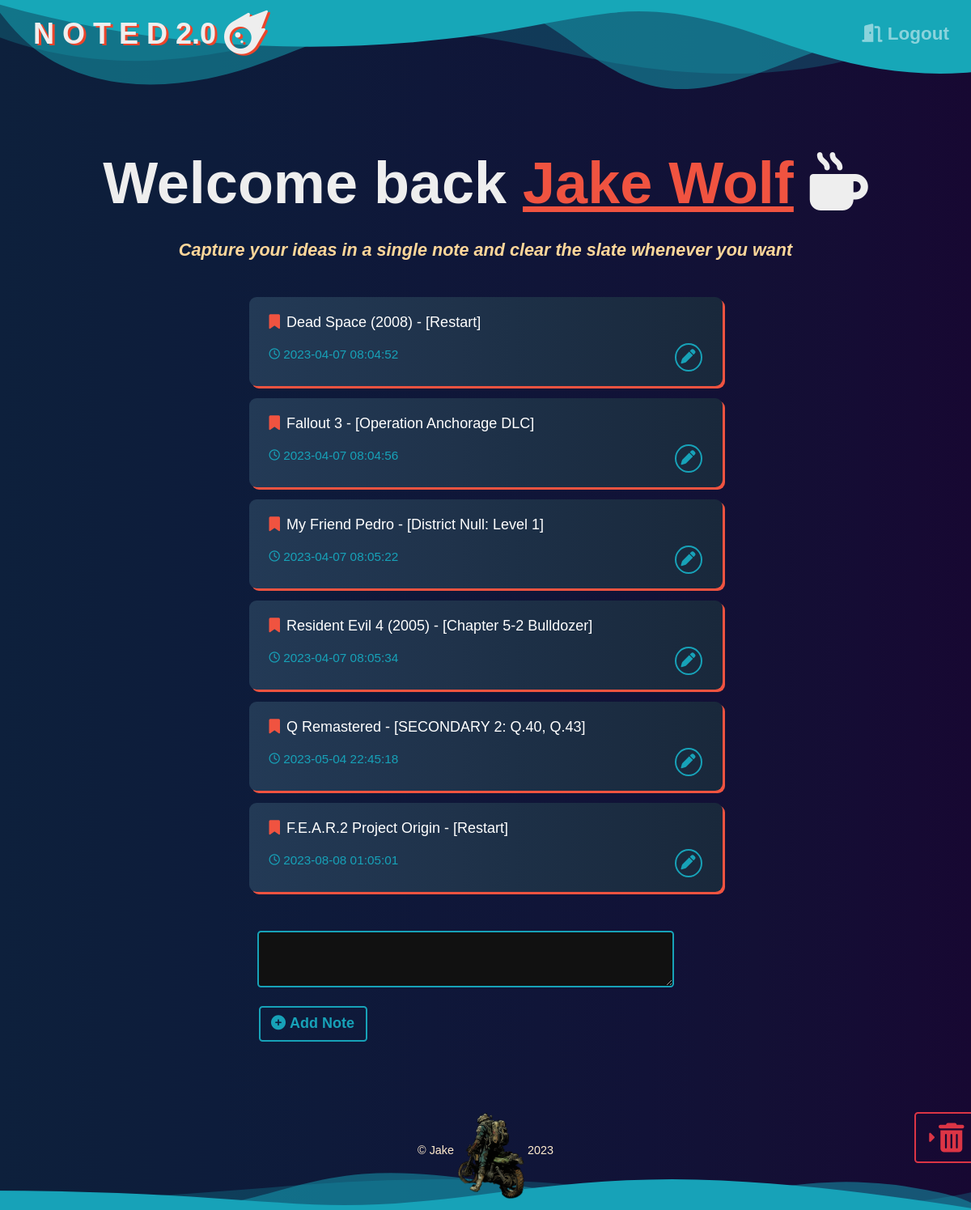
/ (signed in), run on an earlier commit of the app's database.
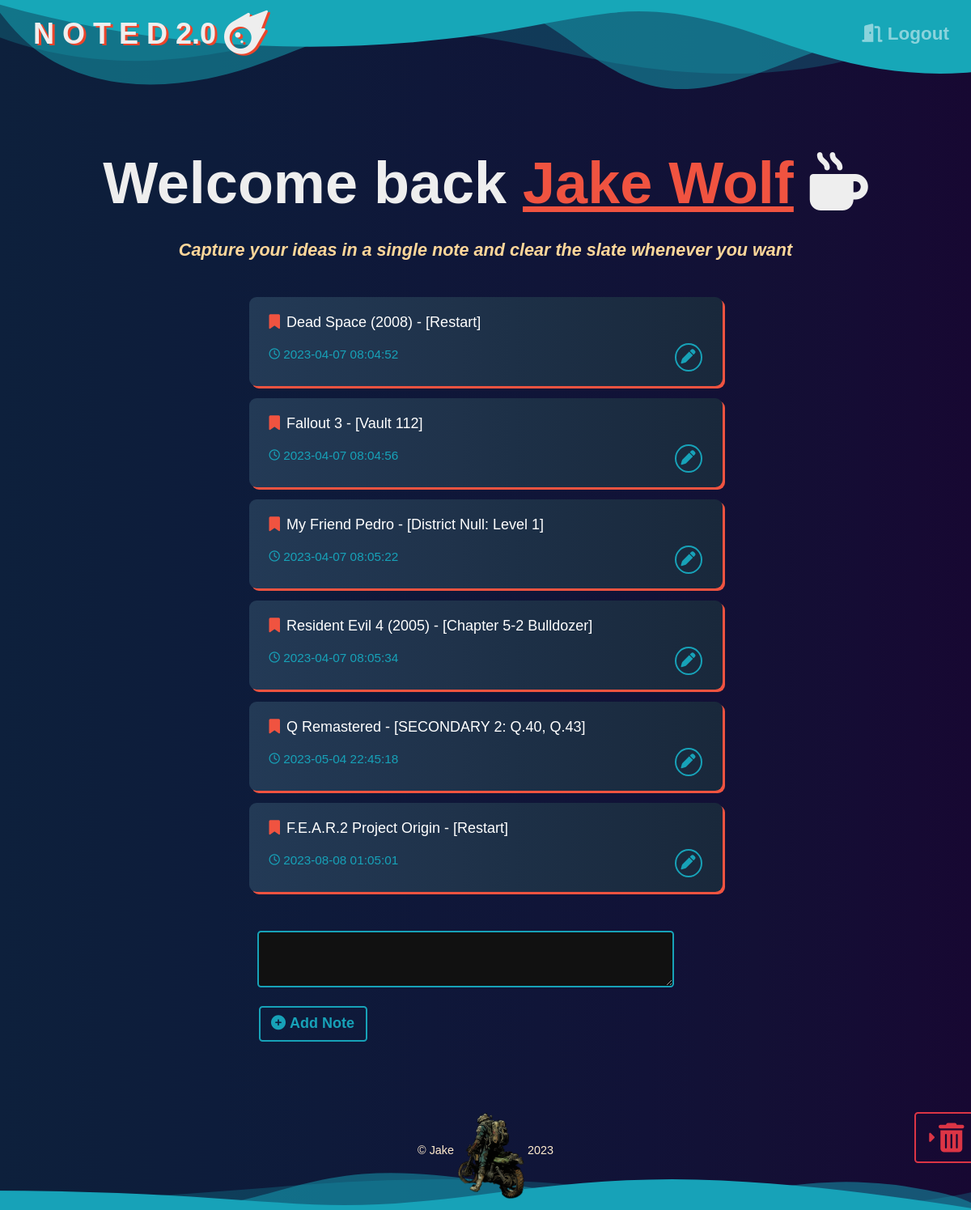
And on a later commit of the database.
### Website/models.py (models this page shows)
class User(db.Model, UserMixin):
    id = db.Column(db.Integer, primary_key=True)
    email = db.Column(db.String(150), unique=True)
    password = db.Column(db.String(150))
    user_name = db.Column(db.String(150))
    notes = db.relationship('Note')

class Note(db.Model):
    id = db.Column(db.Integer, primary_key=True)
    user_id = db.Column(db.Integer, db.ForeignKey('user.id'))
    note_data = db.Column(db.String(10000))
    date = db.Column(db.DateTime(timezone=True), default=Current_Time)
    def formatted_time(self):
        return self.date.strftime('%Y-%m-%d %H:%M:%S')

### Website/views.py (the view, shortened to what this page needs)
@views.route('/', methods=['GET', 'POST'])
@login_required
def home():
    return render_template("home.html", user=current_user)

### Website/__init__.py (called while the page is built)
def create_app():
    app = Flask(__name__)
    app.config['SECRET_KEY'] = 'FUN AI'
    app.config['SQLALCHEMY_DATABASE_URI'] = f'sqlite:///{DB_NAME}'
    db.init_app(app)
    from .views import views
    from .auth import auth
    app.register_blueprint(views, url_prefix='/')
    app.register_blueprint(auth, url_prefix='/')
    from .models import User, Note
    create_database(app)
    login_manager = LoginManager()
    login_manager.login_view = 'auth.login'
    login_manager.login_message = u"Log In Required"
    login_manager.init_app(app)
    @login_manager.user_loader
    def load_user(id):
        return User.query.get(int(id))
    return app

### Website/Templates/home.html (shortened to what this page needs)
{% extends "base.html" %}
{% block content%}
    <h1 class="page_name_note">Welcome back <span class="user_name">{{ user.user_name }}</span>&nbsp;<i class="fa-solid fa-mug-hot"></i></h1>
    <br>
    <h1 class="page_info">Capture your ideas in a single note and clear the slate whenever you want</h1>
    <div class="notes">
        <ul class="list-group notegroup" id="notes">
            {% for note in user.notes %}
            <li class="list-group-item border-0 notelist">
                {{ note.note_data }}
                <br/>
                <div class="time_edit">
                    <form method="POST" action="/edit">
                        <text class="date" name="note_date">&nbsp;{{ note.formatted_time() }}</text>
                        <button class="btn edit_button"><i class="fa-solid fa-pen"></i></button>
                    </form>
                </div>
            </li>
            {% endfor %}
        </ul>
        <div class="add_note">
            <form method="POST" class="sumbit">
                <div class="add_note_textarea">
                    <textarea name="note" class="input"></textarea>
                </div>
                <div class="submit_note">
                    <button type="submit" class="btn btn-outline-info add_note"><i class="fa-solid fa-circle-plus"></i>&nbsp;Add Note</button>
                </div>
            </form>
        </div>
    </div>
    <div class="bin">
        {% if user.notes %}
        <a name= "bin" class="btn btn-outline-danger toggleDelete" href="/note_bin"><i class="fa-solid fa-caret-right"></i>&nbsp;<i class="fa-solid fa-trash-can fa-2xl bin_icon"></i>&nbsp;&nbsp;&nbsp;&nbsp;&nbsp;</a>
        {% endif %}
    </div>
{% endblock %}

### Website/Templates/base.html (shortened to what this page needs)
<!DOCTYPE html>
<html lang="en">
<head>
    <link
        rel="stylesheet"
        href="https://stackpath.bootstrapcdn.com/bootstrap/4.4.1/css/bootstrap.min.css"
    />
</head>
<body>
    <section>
        <div class="topwaves">
        </div>
        <nav class="navbar navbar-expand-lg navbar-dark">
            <a class="navbar-brand" id="home" href="">
                <text class="flask_note_logo" href="">N O T E D 2.0&nbsp;<i class="fa-solid fa-meteor fa-xl"></i></text>
            </a>
            <div class="collapse navbar-collapse justify-content-end" id="navbar">
                <div class="navbar-nav">
                    {% if user.is_authenticated %}
                    <a class="nav-item nav-link navclass" id="logout" href="/logout">&nbsp;<i class="fa fa-door-open"></i>&nbsp;Logout</a>
                    {% else %}
                    <a class="nav-item nav-link navclass" id="login" href="/login">&nbsp;Log In</a>
                    <a class="nav-item nav-link navclass" id="signUp" href="/sign-up">&nbsp;Sign Up</a>
                    {% endif %}
                </div>
            </div>
        </nav>
    </section>
    <div class="container">
        {% block content%}
        {% endblock %}
    </div>
    <footer>
        <div class="signature">
            <p class="signature">© Jake</p><img src="{{ url_for('static', filename='img/nbg_jake.png') }}" height="120" class="logo" alt="Signature"><p class="signature">2023</p>
        </div>
        <div class="waves">
        </div>
    </footer>
</body>
</html>

What changed in the data, as far as the page shows it:
changed Note: note_data "Fallout 3 - [Operation Anchorage DLC]" → "Fallout 3 - [Vault 112]"
